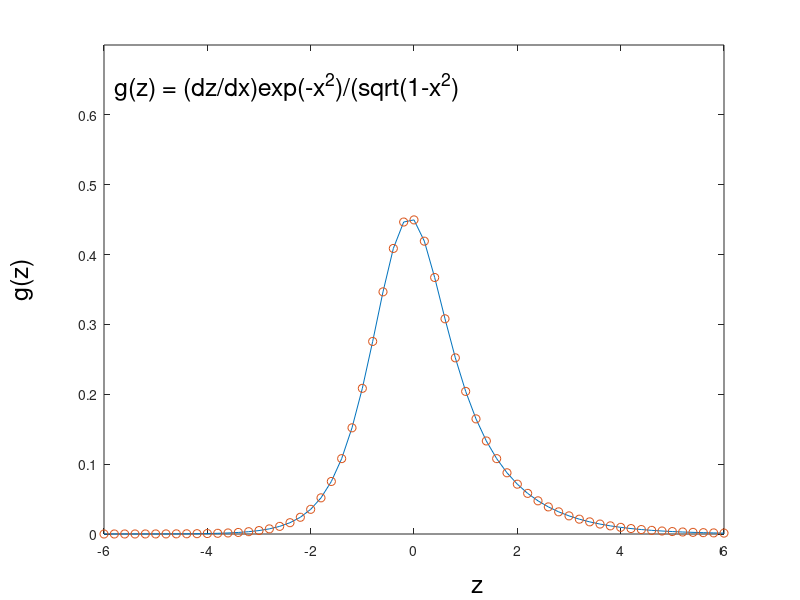

Recreate this plot in MATLAB.
% f5_6: Fig. 5.6, 5.7, and 5.8 are plotted.
% Copyright S. Nakamura, 1995
set(gcf, 'NumberTitle','off','Name', 'Figure 5.6, 5.7, and 5.8')

clear, clf
hold off
a = 0; b=1;
Zm=6;h=Zm/30;
z=-Zm:h:Zm;
x = (a+b+(b-a)*tanh(z))/2;
plot(x,z, x,z,'.')
m=length(x);
hold on
for i=1:m
plot([0,x(i)],[z(i),z(i)],'-')
plot([x(i),x(i)],[z(1),z(i)],'-')
end 
text(0.2540,   -7.3021, 'Determined points on x axis',...
'FontSize',[18])
g2=text( -0.0947,   -3.9589,  ' Equispaced points on z axis');
set(g2,'FontSize',[18],'Rotation',[90])
g1 = text(0.1824, 6.4223,'a=1, b=1, xi = 0.5*(1 + tanh(zi))');
set(g1,'FontSize',[18])
text(x(40),z(1)-2,'x')
%text(x(9),z(1),'xi')
%print expon_demo2A.ps

pause(4)

clf
hold off
%axis([0 1 0  7]); hold on
y = exp(-x.^2)./(sqrt(1-x.^2));
plot(x,y,x,y,'o')
axis([0 1 0  7])
%title('a=1, b=1, xi = 0.5*(a+b+(b-a)tanh(zi))')

yg4=text( 0.5058,   -0.5543, 'x');
set(yg4, 'FontSize',[18])

yg3=text( -0.1039,    3.7361,  'y');
set(yg3, 'FontSize',[18])

text(0.1,6.4,'o: data points on x-y coordinates','FontSize',[18])
text(0.1,5.5,  'y=exp(-x^2)/sqrt(1-x^2)','FontSize',[18])


pause(4)

clf
hold off
y = exp(-x.^2)./(sqrt(1-x.^2))./cosh(z).^2/2;
plot(z,y,z,y,'o')
%title('a=1, b=1, xi = 0.5*(5 + 5*tanh(zi))');
text(-5.8,0.64, 'g(z) = (dz/dx)exp(-x^2)/(sqrt(1-x^2)','FontSize',[18])

yg8=text( 1.122,   -0.0739,  'z');
set(yg8, 'FontSize',[18])

yg5=text( -7.6074 ,   0.3346,  'g(z)');
set(yg5, 'FontSize',[18], 'Rotation', [90])

text(0.2,5.4,'o: data points determined by','FontSize',[18])
text(0.2,5,  '   exponential transformation','FontSize',[18])

axis([-6 6 0 0.7])

%print expon_demo2C.ps
 I = sum(y)*h;
